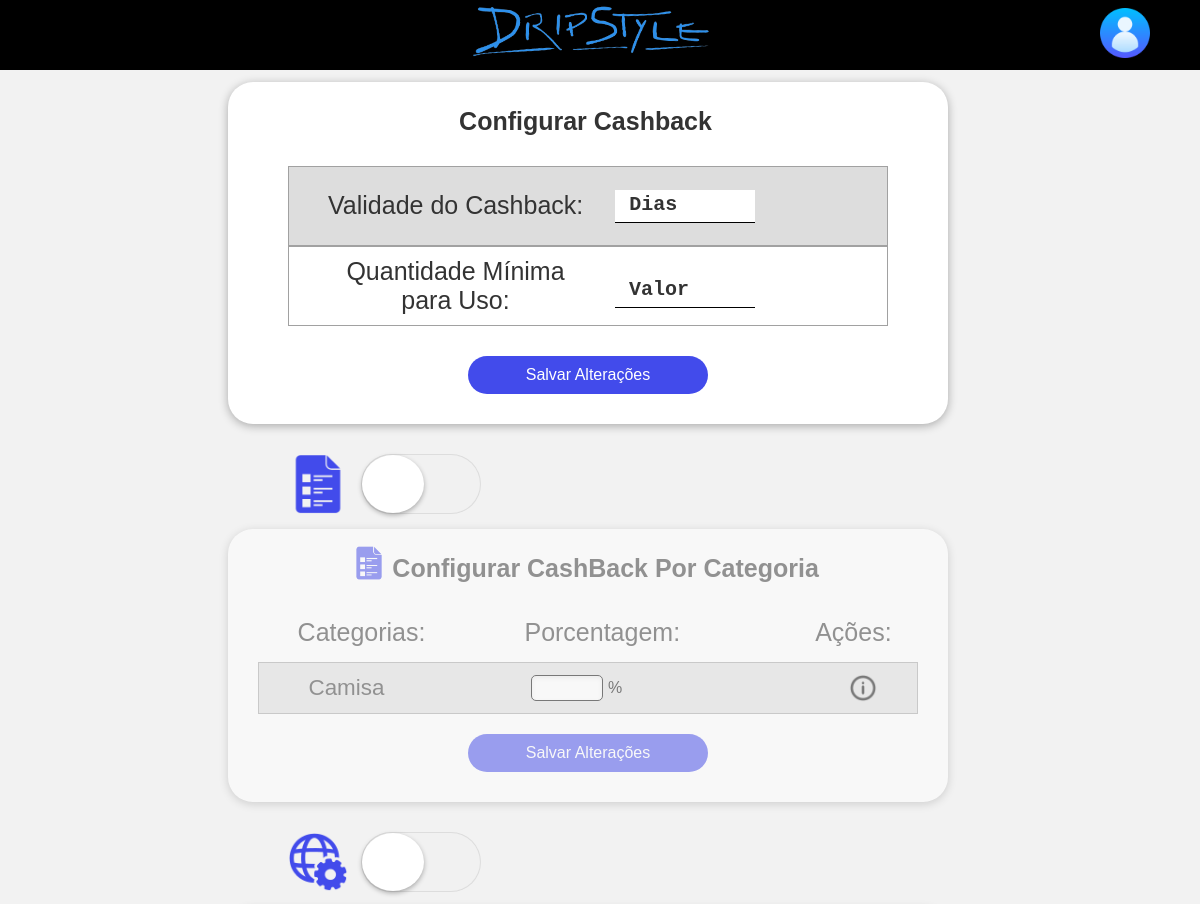
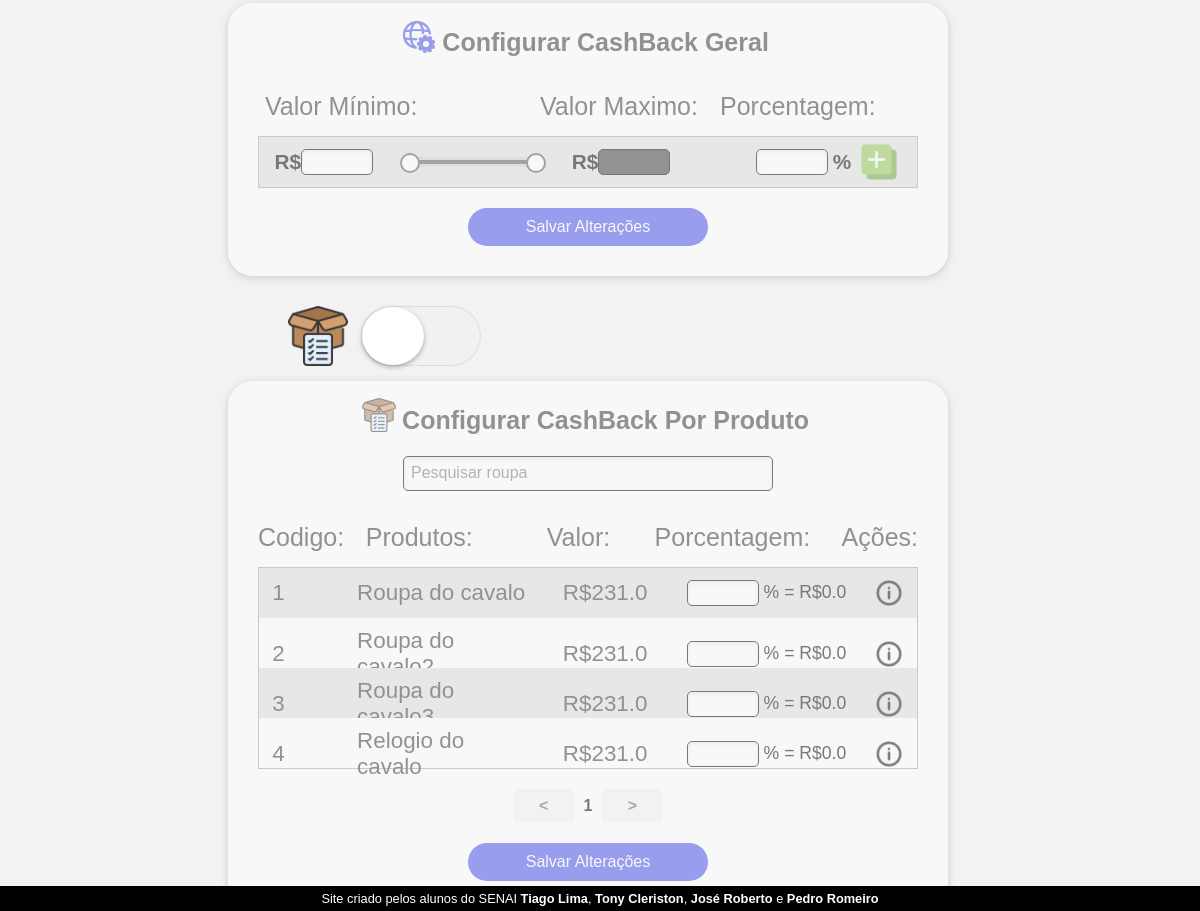
Before: /cashback with the older database file (2 pictures, top to bottom).
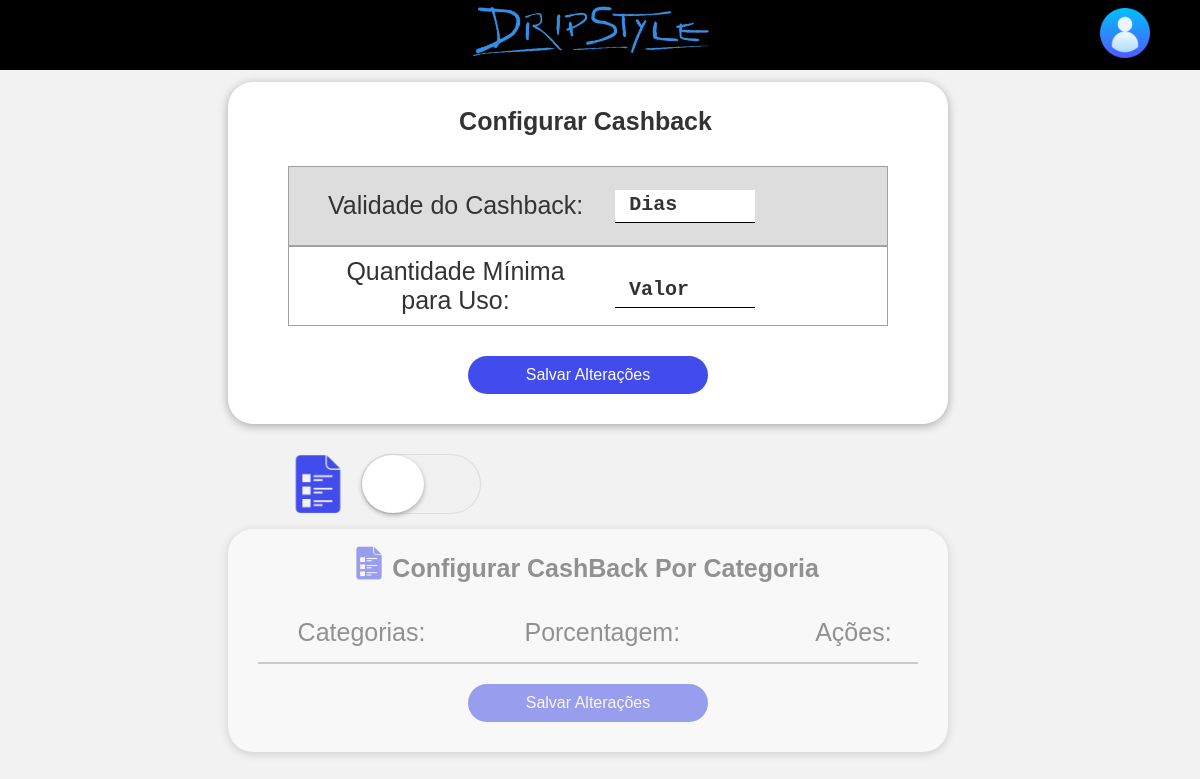
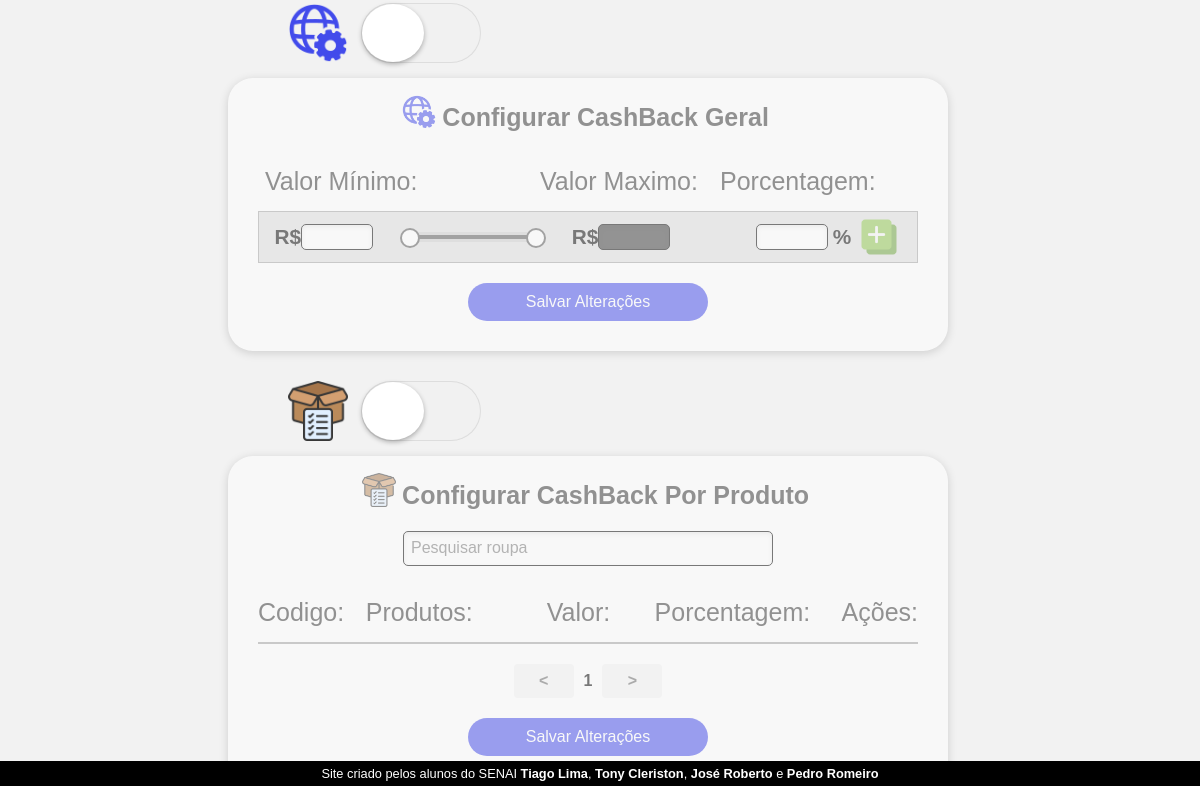
After: the same page with the newer database file (2 pictures, top to bottom).
### loja_de_roupa/models/__init__.py (models this page shows)
class Categoria(database.Model):
    id_categoria = database.Column(database.Integer, primary_key=True)
    nome_categoria = database.Column(database.String, nullable=False, unique=True)

class Roupas(database.Model):
    id_roupas = database.Column(database.Integer, primary_key=True)
    nome_roupa = database.Column(database.String, nullable=False, unique=True)
    categoria = database.Column(database.String, nullable=False)
    tamanho = database.Column(database.String, nullable=False)
    estoque = database.Column(database.Integer, nullable=False)
    min_estoque = database.Column(database.Integer)
    valor = database.Column(database.Float, nullable=False)
    descricao = database.Column(database.String)

### loja_de_roupa/routers/__init__.py (the view)
@app.route("/cashback", methods=['GET', 'POST'])
def cashback():
    categorias = Categoria.query.all()
    roupas = Roupas.query.all()
    if request.method == 'POST':
        return render_template("cashback.html")
    return render_template("cashback.html",categorias=categorias,roupas=roupas)

### loja_de_roupa/templates/cashback.html (shortened to what this page needs)
{% extends 'base.html' %}
{% block body %}
<link rel="stylesheet" href="https://code.jquery.com/ui/1.12.1/themes/base/jquery-ui.css">
<div style="display:flex;justify-content:flex-start;width:98vw;height:100vh; align-items: center ;flex-direction:column;">
    <form style="display:flex;max-width:none;flex-direction: column;width:60vw;margin:0;margin-top:1%;padding-top:15px;">
        <div>
            <div style="display:flex;align-items:center;width:100%;justify-content: center;">
        <label style="font-size:25px;margin:0;font-weight:bold;margin-top:10px;margin-right:5px;">Configurar Cashback</label>
                </div>
        </div>
        <div style="width:100%;display:flex;justify-content:center;flex-direction: column;align-items:center;">
        <div style="display:flex;flex-direction:column;margin:30px 0px 0px 0px;border: 1px solid #a1a1a1;border-radius0px;width:600px;height:80px;">
        <div class="categoria-div cinza" style="display:flex;align-items: center;border-radius:0;flex-direction: row;flex-wrap: nowrap;justify-content:  flex-start;padding-left:9px;height:100%;">
            <label style="font-size:25px;margin:0;margin-left:30px;text-align:center;">Validade do Cashback:</label>
        <div class="omrs-input-group" style="width:140px;margin:0;margin-bottom:0.2rem;margin-left:2rem;">
				<label class="omrs-input-underlined mouse" style="border-bottom: 1px solid #000;font-weight:bold;font-size:20px;">
				  <input required style="font-size:1.6rem;">
				  <span class="omrs-input-label">Dias</span>
				</label>
			</div>
            </div>
            </div>
            <div style="display:flex;flex-direction:column;margin:0px 0px 10px 0px;border: 1px solid #a1a1a1;border-radius0px;width:600px;height:80px;">
        <div class="categoria-div branco" style="display:flex;align-items: center;border-radius:0;flex-direction: row;flex-wrap: nowrap;justify-content:  flex-start;padding-left:9px;height:100%;">
            <label style="width:255px;font-size:25px;margin:0;margin-left:30px;text-align:center;">Quantidade Mínima para Uso:</label>
        <div class="omrs-input-group" style="width:140px;margin:0;margin-bottom:0.2rem;margin-left:2rem;">
				<label class="omrs-input-underlined mouse" style="margin-bottom:0px;border-bottom: 1px solid #000;font-weight:bold;font-size:20px;">
				  <input required style="font-size:1.6rem;">
				  <span class="omrs-input-label">Valor</span>
				</label>
			</div>
            </div>
            </div>
            </div>
        <div style="display:flex;align-items:center;width:100%;justify-content: center;">
        <input name="editar_roupa" type="submit" value="Salvar Alterações" class="submit-editar-roupa" style="width:20vw;border-radius:25px;">
            </div>
    </form>
    <div class="switch__container" style="display:flex;margin-bottom:15px;">
        <img src="{{ url_for('static', filename='lista-de-afazeres.png') }}" style="width:60px;height:60px;">
  <label for="switch-shadow" style="margin:0;"></label>
</div>
    <form id="cat" style="display:flex;max-width:none;flex-direction: column;width:60vw;margin:0;padding-top:15px;">
        <div>
            <div style="display:flex;align-items:center;width:100%;justify-content: center;">
                 <img src="{{ url_for('static', filename='lista-de-afazeres.png') }}" style="width:2.1rem;height:2.1rem;margin-right:1%;">
        <label style="font-size:25px;margin:0;font-weight:bold;margin-top:10px;margin-right:5px;">Configurar CashBack Por Categoria</label>
                </div>
        </div>
        <div style="display:flex;flex-direction: row;justify-content: space-between;">
        <label style="font-size:25px;margin:0;margin-top:35px;margin-left:6%;width:160px;">Categorias:</label>
        <label style="font-size:25px;margin:0;margin-top:35px;margin-left:15%;width:160px;">Porcentagem:</label>
            <label style="font-size:25px;margin:0;margin-top:35px;margin-left:20%;width:160px;text-align:end;margin-right:4%;">Ações:</label>
            </div>
        <div style="display:flex;flex-direction:column;border: 1px solid #a1a1a1;border-radius0px;margin-top:15px;">
         {% set total_categorias = categorias|length %}
    {% for categoria in categorias %}
      {% set index = loop.index - 1 %}
        <div class="categoria-div {% if index % 2 == 0 %}cinza{% else %}branco{% endif %}" style="display:flex;align-items: center;border-radius:0;flex-direction: row;flex-wrap: wrap;justify-content: space-between;">
            <label style="margin:0;margin-left:6%;padding:10px;font-size:1.4em;width:10vw;">{{ categoria.nome_categoria.capitalize() }}</label>
            <div>
            <input type="text" style="width:6vw;height:3vh;text-align:center;margin-right:5px;">%
                </div>
             <img src="{{ url_for('static', filename='informacoes.png') }}" style="width:30px;height:30px;margin-right:6%;cursor:pointer;">
        </div>
        {% endfor %}
            </div>
        <div style="display:flex;align-items:center;width:100%;justify-content: center;">
        <input name="editar_roupa" type="submit" value="Salvar Alterações" class="submit-editar-roupa" style="width:20vw;border-radius:25px;">
            </div>
    </form>
    <div class="switch__container" style="display:flex;margin-bottom:15px;">
        <img src="{{ url_for('static', filename='conexao-global.png') }}" style="width:60px;height:60px;">
  <label for="switch-shadow2" style="margin:0;"></label>
</div>
<form id="geral" style="display:flex;max-width:none;flex-direction: column;width:60vw;margin:0;padding-top:15px;">
        <div>
            <div style="display:flex;align-items:center;width:100%;justify-content: center;">
                <img src="{{ url_for('static', filename='conexao-global.png') }}" style="width:2.1rem;height:2.1rem;margin-right:1%;">
        <label style="font-size:25px;margin:0;font-weight:bold;margin-top:10px;margin-right:5px;">Configurar CashBack Geral</label>
                </div>
        </div>
        <div style="display:flex;flex-direction: row;justify-content:  flex-start;">
        <label style="font-size:25px;margin:0;margin-top:35px;margin-left:7px;width:22vw;text-align:start;">Valor Mínimo:</label>
        <label style="font-size:25px;margin:0;margin-top:35px;margin-left:11px;width:15vw;">Valor Maximo:</label>
            <label style="font-size:25px;margin:0;margin-top:35px;width:15vw;">Porcentagem:</label>
            </div>
        <div style="display:flex;flex-direction:column;border: 1px solid #a1a1a1;border-radius0px;margin-top:15px;">
        <div class="categoria-div cinza" style="display:flex;align-items: center;border-radius:0;flex-direction: row;flex-wrap: nowrap;justify-content:  flex-start;padding-left:9px;">
            <div style="display:flex;align-items:center;margin-right:1%;margin-left:1%;font-weight:bold;font-size:1.3em;">
           R$<input id="min-input" type="text" style="width:6vw;height:3vh;text-align:center;font-weight:bold;font-size:0.9em;">
                </div>
            <div class="slider" style="margin-left:30px;margin-right:10px;">
              <div class="slider-bar"></div>
              <div class="slider-circle min-circle"></div>
              <div class="slider-circle max-circle"></div>
            </div>
           <div style="display:flex;align-items:center;margin-right:3%;margin-left:4%;font-weight:bold;font-size:1.3em">
           R$<input id="max-input" type="text" style="width:6vw;height:3vh;text-align:center;margin-right:3%;font-weight:bold;font-size:0.9em;">
                </div>
            <div style="display:flex;align-items:center;justify-content:center;width:30vw;">
                <div style="display:flex;align-items:center;width:8vw;font-weight:bold;font-size:1.3em">
            <input type="text" style="width:6vw;height:3vh;text-align:center;margin-right:5px;margin-left:50px;">%
                    </div>
                <img src="{{ url_for('static', filename='adicionar.png') }}" style="width:40px;height:40px;margin-left:25%;margin-right:1%;cursor:pointer;">
            </div>
        </div>
            </div>
        <div style="display:flex;align-items:center;width:100%;justify-content: center;">
        <input name="editar_roupa" type="submit" value="Salvar Alterações" class="submit-editar-roupa" style="width:20vw;border-radius:25px;">
            </div>
    </form>
    <div class="switch__container" style="display:flex;margin-bottom:15px;">
        <img src="{{ url_for('static', filename='caracteristicas.png') }}" style="width:60px;height:60px;">
  <label for="switch-shadow3" style="margin:0;"></label>
</div>
   <form id="prod" style="display:flex;max-width:none;flex-direction: column;width:60vw;margin:0;padding-top:15px;">
        <div>
            <div style="display:flex;align-items:center;width:100%;justify-content: center;">
                <img src="{{ url_for('static', filename='caracteristicas.png') }}" style="width:2.1rem;height:2.1rem;margin-right:1%;">
        <label style="font-size:25px;margin:0;font-weight:bold;margin-top:10px;margin-right:5px;">Configurar CashBack Por Produto</label>
                </div>
        </div>
       <div class="search-bar" style="display:flex;justify-content: center;width:100%;margin-top:13px;">
  <input style="padding:7px;width:370px;height:35px;" type="text" id="search-input" placeholder="Pesquisar roupa" oninput="filterTable()">
</div>
        <div style="display:flex;flex-direction: row;justify-content: space-between;">
            <label style="font-size:25px;margin:0;margin-top:35px;width:160px;">Codigo:</label>
        <label style="font-size:25px;margin:0;margin-top:35px;width:200px;">Produtos:</label>
            <label style="font-size:25px;margin:0;margin-top:35px;width:160px;margin-left:7%;">Valor:</label>
        <label style="font-size:25px;margin:0;margin-top:35px;width:160px;">Porcentagem:</label>
            <label style="font-size:25px;margin:0;margin-top:35px;width:160px;text-align:end;">Ações:</label>
            </div>
        <div style="display:flex;flex-direction:column;border: 1px solid #a1a1a1;border-radius0px;margin-top:15px;">
         {% set total_roupas = roupas|length %}
    {% for roupa in roupas %}
      {% set index = loop.index - 1 %}
        <div class="categoria-div {% if index % 2 == 0 %}cinza{% else %}branco{% endif %}" style="display:flex;align-items: center;border-radius:0;flex-direction: row;flex-wrap: wrap;justify-content: space-between;">
            <label style="margin:0;margin-left:2%;font-size:1.4em;width:4vw;">{{ roupa.id_roupas }}</label>
            <label style="margin:0;margin-left:2%;padding:10px;font-size:1.4em;width:16vw;">{{ roupa.nome_roupa.capitalize() }}</label>
            <label style="margin:0;padding:10px;font-size:1.4em;width:10vw;">R${{ roupa.valor }}</label>
            <div style="font-size:1.1em">
            <input type="text" style="width:6vw;height:3vh;text-align:center;margin-right:5px;">% = R$0.0
                </div>
             <img src="{{ url_for('static', filename='informacoes.png') }}" style="width:30px;height:30px;margin-right:2%;cursor:pointer;">
        </div>
        {% endfor %}
            </div>
        <div class="pagination">
    <button class="prev">&#60;</button>
    <span class="page-number">1</span>
    <button class="next">&#62;</button>
  </div>
        <div style="display:flex;align-items:center;width:100%;justify-content: center;">
        <input name="editar_roupa" type="submit" value="Salvar Alterações" class="submit-editar-roupa" style="width:20vw;border-radius:25px;">
            </div>
    </form>
</div>
{% endblock %}

### loja_de_roupa/templates/base.html (shortened to what this page needs)
<html lang="pt-BR">
    <head>
    <link rel="stylesheet" href="{{ url_for('static', filename='style.css') }}">
</head>
    <body>
        {% include 'navbar.html' %}
        {% block body %}
        {% endblock %}
    </body>
{% include 'footer.html' %}
</html>

### loja_de_roupa/templates/navbar.html (shortened to what this page needs)
<nav style="display: flex; justify-content: center; align-items: center;">
    <div class="logo" style="height:60px;flex: 1; display: flex; justify-content: center; align-items: center;">
         <img src="{{ url_for('static', filename='DripStyle.png') }}"style="margin-left:90px;max-height: 100%; max-width: 100%; transform: rotate(4deg);">
        </div>
  <div class="user-icon" style="margin-left: auto; margin-top: 0; cursor:pointer; z-index: 2;" onclick="FormLogin()">
     <img src="{{ url_for('static', filename='login.png') }}" id="btn-logout" style="width:50px; height:50px;margin-bottom:12px;margin-top:8px;margin-right:30px;cursor:pointer;">
  </div>
</nav>

### loja_de_roupa/templates/footer.html
<footer>
     <p>Site criado pelos alunos do SENAI <a href="https://github.com/tiagolima10" title="Link para a página Github."
                                             target="_blank">Tiago Lima</a>, <a href="https://github.com/TonyCleriston"
                                                                                title="Link para a página Github."
                                             target="_blank">Tony Cleriston</a>,
         <a href="#">José Roberto</a> e <a href="#">Pedro Romeiro</a></p>
</footer>

Changed rows visible on the page:
removed Categoria: nome_categoria "Camisa"
removed Roupas: id_roupas "1", nome_roupa "Roupa do cavalo", valor "231.0"
removed Roupas: id_roupas "2", nome_roupa "Roupa do cavalo2", valor "231.0"
removed Roupas: id_roupas "3", nome_roupa "Roupa do cavalo3", valor "231.0"
removed Roupas: id_roupas "4", nome_roupa "Relogio do cavalo", valor "231.0"
